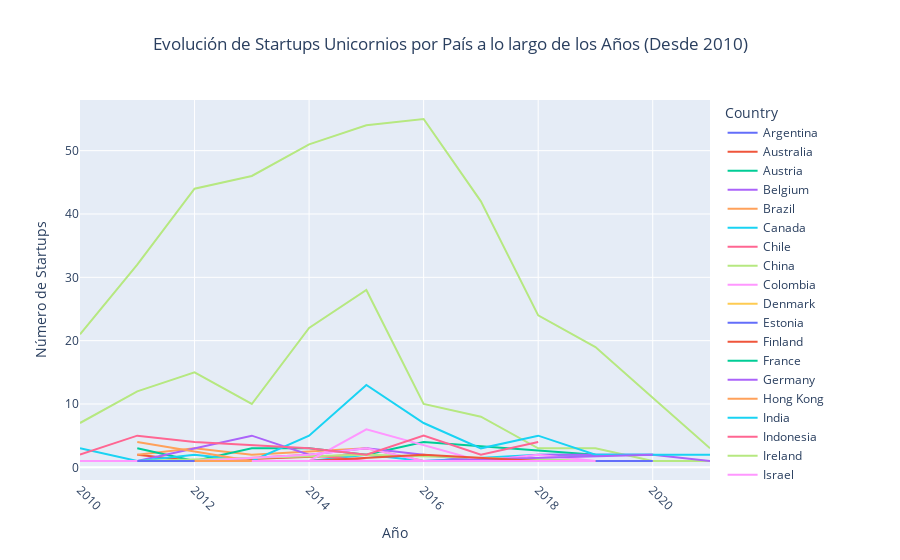

This figure's notebook cell:
### Code cell
# Convierte la columna "Founded Year" a valores numéricos
df_unicorns['Founded Year'] = pd.to_numeric(df_unicorns['Founded Year'], errors='coerce')

# Filtra unicornios creados a partir de 2010
df_unicorns_recent = df_unicorns[df_unicorns['Founded Year'] >= 2010]

# Crea un DataFrame con el recuento de unicornios por país y año
startup_counts = df_unicorns_recent.groupby(['Country', 'Founded Year']).size().reset_index(name='Count')

# Crea un gráfico de líneas
fig = px.line(startup_counts, x='Founded Year', y='Count', color='Country',
              labels={'Founded Year': 'Año', 'Count': 'Número de Startups'},
              title='Evolución de Startups Unicornios por País a lo largo de los Años (Desde 2010)')

# Añade rotación a las etiquetas del eje x
fig.update_xaxes(tickangle=45)
# Centra el título de la gráfica
fig.update_layout(title_text='Evolución de Startups Unicornios por País a lo largo de los Años (Desde 2010)', title_x=0.5)

# Muestra el gráfico
fig.show()

### Figure 1 — Plotly figure (JSON) as saved in the notebook; plotly's stock layout.template omitted (floating-point values rounded to 4 significant figures)
{"data": [{"hovertemplate": "Country=Argentina<br>Año=%{x}<br>Número de Startups=%{y}<extra></extra>", "legendgroup": "Argentina", "line": {"color": "#636efa", "dash": "solid"}, "marker": {"symbol": "circle"}, "mode": "lines", "name": "Argentina", "orientation": "v", "showlegend": true, "type": "scatter", "x": [2017], "xaxis": "x", "y": [1], "yaxis": "y"}, {"hovertemplate": "Country=Australia<br>Año=%{x}<br>Número de Startups=%{y}<extra></extra>", "legendgroup": "Australia", "line": {"color": "#EF553B", "dash": "solid"}, "marker": {"symbol": "circle"}, "mode": "lines", "name": "Australia", "orientation": "v", "showlegend": true, "type": "scatter", "x": [2011, 2012, 2015], "xaxis": "x", "y": [2, 1, 2], "yaxis": "y"}, {"hovertemplate": "Country=Austria<br>Año=%{x}<br>Número de Startups=%{y}<extra></extra>", "legendgroup": "Austria", "line": {"color": "#00cc96", "dash": "solid"}, "marker": {"symbol": "circle"}, "mode": "lines", "name": "Austria", "orientation": "v", "showlegend": true, "type": "scatter", "x": [2014, 2017], "xaxis": "x", "y": [1, 1], "yaxis": "y"}, {"hovertemplate": "Country=Belgium<br>Año=%{x}<br>Número de Startups=%{y}<extra></extra>", "legendgroup": "Belgium", "line": {"color": "#ab63fa", "dash": "solid"}, "marker": {"symbol": "circle"}, "mode": "lines", "name": "Belgium", "orientation": "v", "showlegend": true, "type": "scatter", "x": [2018], "xaxis": "x", "y": [1], "yaxis": "y"}, {"hovertemplate": "Country=Brazil<br>Año=%{x}<br>Número de Startups=%{y}<extra></extra>", "legendgroup": "Brazil", "line": {"color": "#FFA15A", "dash": "solid"}, "marker": {"symbol": "circle"}, "mode": "lines", "name": "Brazil", "orientation": "v", "showlegend": true, "type": "scatter", "x": [2011, 2012, 2013, 2015, 2016, 2018], "xaxis": "x", "y": [2, 3, 2, 3, 1, 1], "yaxis": "y"}, {"hovertemplate": "Country=Canada<br>Año=%{x}<br>Número de Startups=%{y}<extra></extra>", "legendgroup": "Canada", "line": {"color": "#19d3f3", "dash": "solid"}, "marker": {"symbol": "circle"}, "mode": "lines", "name": "Canada", "orientation": "v", "showlegend": true, "type": "scatter", "x": [2010, 2011, 2014, 2015, 2016, 2018, 2020], "xaxis": "x", "y": [1, 1, 1, 2, 1, 2, 2], "yaxis": "y"}, {"hovertemplate": "Country=Chile<br>Año=%{x}<br>Número de Startups=%{y}<extra></extra>", "legendgroup": "Chile", "line": {"color": "#FF6692", "dash": "solid"}, "marker": {"symbol": "circle"}, "mode": "lines", "name": "Chile", "orientation": "v", "showlegend": true, "type": "scatter", "x": [2015, 2018], "xaxis": "x", "y": [1, 1], "yaxis": "y"}, {"hovertemplate": "Country=China<br>Año=%{x}<br>Número de Startups=%{y}<extra></extra>", "legendgroup": "China", "line": {"color": "#B6E880", "dash": "solid"}, "marker": {"symbol": "circle"}, "mode": "lines", "name": "China", "orientation": "v", "showlegend": true, "type": "scatter", "x": [2010, 2011, 2012, 2013, 2014, 2015, 2016, 2017, 2018, 2019, 2020, 2021], "xaxis": "x", "y": [7, 12, 15, 10, 22, 28, 10, 8, 3, 3, 1, 1], "yaxis": "y"}, {"hovertemplate": "Country=Colombia<br>Año=%{x}<br>Número de Startups=%{y}<extra></extra>", "legendgroup": "Colombia", "line": {"color": "#FF97FF", "dash": "solid"}, "marker": {"symbol": "circle"}, "mode": "lines", "name": "Colombia", "orientation": "v", "showlegend": true, "type": "scatter", "x": [2011, 2015], "xaxis": "x", "y": [1, 1], "yaxis": "y"}, {"hovertemplate": "Country=Denmark<br>Año=%{x}<br>Número de Startups=%{y}<extra></extra>", "legendgroup": "Denmark", "line": {"color": "#FECB52", "dash": "solid"}, "marker": {"symbol": "circle"}, "mode": "lines", "name": "Denmark", "orientation": "v", "showlegend": true, "type": "scatter", "x": [2015], "xaxis": "x", "y": [2], "yaxis": "y"}, {"hovertemplate": "Country=Estonia<br>Año=%{x}<br>Número de Startups=%{y}<extra></extra>", "legendgroup": "Estonia", "line": {"color": "#636efa", "dash": "solid"}, "marker": {"symbol": "circle"}, "mode": "lines", "name": "Estonia", "orientation": "v", "showlegend": true, "type": "scatter", "x": [2013, 2014, 2015], "xaxis": "x", "y": [1, 1, 1], "yaxis": "y"}, {"hovertemplate": "Country=Finland<br>Año=%{x}<br>Número de Startups=%{y}<extra></extra>", "legendgroup": "Finland", "line": {"color": "#EF553B", "dash": "solid"}, "marker": {"symbol": "circle"}, "mode": "lines", "name": "Finland", "orientation": "v", "showlegend": true, "type": "scatter", "x": [2016], "xaxis": "x", "y": [2], "yaxis": "y"}, {"hovertemplate": "Country=France<br>Año=%{x}<br>Número de Startups=%{y}<extra></extra>", "legendgroup": "France", "line": {"color": "#00cc96", "dash": "solid"}, "marker": {"symbol": "circle"}, "mode": "lines", "name": "France", "orientation": "v", "showlegend": true, "type": "scatter", "x": [2011, 2012, 2013, 2014, 2015, 2016, 2019], "xaxis": "x", "y": [3, 1, 3, 3, 2, 4, 2], "yaxis": "y"}, {"hovertemplate": "Country=Germany<br>Año=%{x}<br>Número de Startups=%{y}<extra></extra>", "legendgroup": "Germany", "line": {"color": "#ab63fa", "dash": "solid"}, "marker": {"symbol": "circle"}, "mode": "lines", "name": "Germany", "orientation": "v", "showlegend": true, "type": "scatter", "x": [2011, 2013, 2014, 2015, 2016, 2017, 2018, 2020, 2021], "xaxis": "x", "y": [1, 5, 2, 3, 2, 1, 2, 2, 1], "yaxis": "y"}, {"hovertemplate": "Country=Hong Kong<br>Año=%{x}<br>Número de Startups=%{y}<extra></extra>", "legendgroup": "Hong Kong", "line": {"color": "#FFA15A", "dash": "solid"}, "marker": {"symbol": "circle"}, "mode": "lines", "name": "Hong Kong", "orientation": "v", "showlegend": true, "type": "scatter", "x": [2013, 2014, 2015, 2020], "xaxis": "x", "y": [1, 1, 1, 1], "yaxis": "y"}, {"hovertemplate": "Country=India<br>Año=%{x}<br>Número de Startups=%{y}<extra></extra>", "legendgroup": "India", "line": {"color": "#19d3f3", "dash": "solid"}, "marker": {"symbol": "circle"}, "mode": "lines", "name": "India", "orientation": "v", "showlegend": true, "type": "scatter", "x": [2010, 2011, 2012, 2013, 2014, 2015, 2016, 2017, 2018, 2019, 2021], "xaxis": "x", "y": [3, 1, 2, 1, 5, 13, 7, 3, 5, 2, 2], "yaxis": "y"}, {"hovertemplate": "Country=Indonesia<br>Año=%{x}<br>Número de Startups=%{y}<extra></extra>", "legendgroup": "Indonesia", "line": {"color": "#FF6692", "dash": "solid"}, "marker": {"symbol": "circle"}, "mode": "lines", "name": "Indonesia", "orientation": "v", "showlegend": true, "type": "scatter", "x": [2012, 2014, 2015, 2017, 2018], "xaxis": "x", "y": [1, 2, 1, 1, 1], "yaxis": "y"}, {"hovertemplate": "Country=Ireland<br>Año=%{x}<br>Número de Startups=%{y}<extra></extra>", "legendgroup": "Ireland", "line": {"color": "#B6E880", "dash": "solid"}, "marker": {"symbol": "circle"}, "mode": "lines", "name": "Ireland", "orientation": "v", "showlegend": true, "type": "scatter", "x": [2011, 2015, 2019], "xaxis": "x", "y": [1, 2, 1], "yaxis": "y"}, {"hovertemplate": "Country=Israel<br>Año=%{x}<br>Número de Startups=%{y}<extra></extra>", "legendgroup": "Israel", "line": {"color": "#FF97FF", "dash": "solid"}, "marker": {"symbol": "circle"}, "mode": "lines", "name": "Israel", "orientation": "v", "showlegend": true, "type": "scatter", "x": [2010, 2012, 2013, 2014, 2015, 2017, 2018, 2019, 2020], "xaxis": "x", "y": [1, 1, 1, 1, 6, 1, 2, 1, 1], "yaxis": "y"}, {"hovertemplate": "Country=Italy<br>Año=%{x}<br>Número de Startups=%{y}<extra></extra>", "legendgroup": "Italy", "line": {"color": "#FECB52", "dash": "solid"}, "marker": {"symbol": "circle"}, "mode": "lines", "name": "Italy", "orientation": "v", "showlegend": true, "type": "scatter", "x": [2019], "xaxis": "x", "y": [1], "yaxis": "y"}, {"hovertemplate": "Country=Japan<br>Año=%{x}<br>Número de Startups=%{y}<extra></extra>", "legendgroup": "Japan", "line": {"color": "#636efa", "dash": "solid"}, "marker": {"symbol": "circle"}, "mode": "lines", "name": "Japan", "orientation": "v", "showlegend": true, "type": "scatter", "x": [2012, 2013, 2014, 2020], "xaxis": "x", "y": [1, 1, 1, 1], "yaxis": "y"}, {"hovertemplate": "Country=Luxembourg<br>Año=%{x}<br>Número de Startups=%{y}<extra></extra>", "legendgroup": "Luxembourg", "line": {"color": "#EF553B", "dash": "solid"}, "marker": {"symbol": "circle"}, "mode": "lines", "name": "Luxembourg", "orientation": "v", "showlegend": true, "type": "scatter", "x": [2012], "xaxis": "x", "y": [1], "yaxis": "y"}, {"hovertemplate": "Country=Malaysia<br>Año=%{x}<br>Número de Startups=%{y}<extra></extra>", "legendgroup": "Malaysia", "line": {"color": "#00cc96", "dash": "solid"}, "marker": {"symbol": "circle"}, "mode": "lines", "name": "Malaysia", "orientation": "v", "showlegend": true, "type": "scatter", "x": [2015], "xaxis": "x", "y": [1], "yaxis": "y"}, {"hovertemplate": "Country=Mexico<br>Año=%{x}<br>Número de Startups=%{y}<extra></extra>", "legendgroup": "Mexico", "line": {"color": "#ab63fa", "dash": "solid"}, "marker": {"symbol": "circle"}, "mode": "lines", "name": "Mexico", "orientation": "v", "showlegend": true, "type": "scatter", "x": [2012, 2013, 2014, 2016, 2020], "xaxis": "x", "y": [1, 1, 1, 1, 2], "yaxis": "y"}, {"hovertemplate": "Country=Netherlands<br>Año=%{x}<br>Número de Startups=%{y}<extra></extra>", "legendgroup": "Netherlands", "line": {"color": "#FFA15A", "dash": "solid"}, "marker": {"symbol": "circle"}, "mode": "lines", "name": "Netherlands", "orientation": "v", "showlegend": true, "type": "scatter", "x": [2011, 2013], "xaxis": "x", "y": [4, 1], "yaxis": "y"}, {"hovertemplate": "Country=Nigeria<br>Año=%{x}<br>Número de Startups=%{y}<extra></extra>", "legendgroup": "Nigeria", "line": {"color": "#19d3f3", "dash": "solid"}, "marker": {"symbol": "circle"}, "mode": "lines", "name": "Nigeria", "orientation": "v", "showlegend": true, "type": "scatter", "x": [2018], "xaxis": "x", "y": [1], "yaxis": "y"}, {"hovertemplate": "Country=Norway<br>Año=%{x}<br>Número de Startups=%{y}<extra></extra>", "legendgroup": "Norway", "line": {"color": "#FF6692", "dash": "solid"}, "marker": {"symbol": "circle"}, "mode": "lines", "name": "Norway", "orientation": "v", "showlegend": true, "type": "scatter", "x": [2016, 2018], "xaxis": "x", "y": [1, 1], "yaxis": "y"}, {"hovertemplate": "Country=Philippines<br>Año=%{x}<br>Número de Startups=%{y}<extra></extra>", "legendgroup": "Philippines", "line": {"color": "#B6E880", "dash": "solid"}, "marker": {"symbol": "circle"}, "mode": "lines", "name": "Philippines", "orientation": "v", "showlegend": true, "type": "scatter", "x": [2015], "xaxis": "x", "y": [1], "yaxis": "y"}, {"hovertemplate": "Country=Singapore<br>Año=%{x}<br>Número de Startups=%{y}<extra></extra>", "legendgroup": "Singapore", "line": {"color": "#FF97FF", "dash": "solid"}, "marker": {"symbol": "circle"}, "mode": "lines", "name": "Singapore", "orientation": "v", "showlegend": true, "type": "scatter", "x": [2010, 2011, 2012, 2014, 2015, 2016, 2018], "xaxis": "x", "y": [1, 1, 1, 2, 3, 1, 1], "yaxis": "y"}, {"hovertemplate": "Country=South Korea<br>Año=%{x}<br>Número de Startups=%{y}<extra></extra>", "legendgroup": "South Korea", "line": {"color": "#FECB52", "dash": "solid"}, "marker": {"symbol": "circle"}, "mode": "lines", "name": "South Korea", "orientation": "v", "showlegend": true, "type": "scatter", "x": [2012, 2013, 2014], "xaxis": "x", "y": [1, 1, 1], "yaxis": "y"}, {"hovertemplate": "Country=Spain<br>Año=%{x}<br>Número de Startups=%{y}<extra></extra>", "legendgroup": "Spain", "line": {"color": "#636efa", "dash": "solid"}, "marker": {"symbol": "circle"}, "mode": "lines", "name": "Spain", "orientation": "v", "showlegend": true, "type": "scatter", "x": [2011, 2015], "xaxis": "x", "y": [1, 1], "yaxis": "y"}, {"hovertemplate": "Country=Sweden<br>Año=%{x}<br>Número de Startups=%{y}<extra></extra>", "legendgroup": "Sweden", "line": {"color": "#EF553B", "dash": "solid"}, "marker": {"symbol": "circle"}, "mode": "lines", "name": "Sweden", "orientation": "v", "showlegend": true, "type": "scatter", "x": [2014, 2016, 2018], "xaxis": "x", "y": [1, 2, 1], "yaxis": "y"}, {"hovertemplate": "Country=Switzerland<br>Año=%{x}<br>Número de Startups=%{y}<extra></extra>", "legendgroup": "Switzerland", "line": {"color": "#00cc96", "dash": "solid"}, "marker": {"symbol": "circle"}, "mode": "lines", "name": "Switzerland", "orientation": "v", "showlegend": true, "type": "scatter", "x": [2012], "xaxis": "x", "y": [1], "yaxis": "y"}, {"hovertemplate": "Country=Thailand<br>Año=%{x}<br>Número de Startups=%{y}<extra></extra>", "legendgroup": "Thailand", "line": {"color": "#ab63fa", "dash": "solid"}, "marker": {"symbol": "circle"}, "mode": "lines", "name": "Thailand", "orientation": "v", "showlegend": true, "type": "scatter", "x": [2013, 2017], "xaxis": "x", "y": [1, 1], "yaxis": "y"}, {"hovertemplate": "Country=Turkey<br>Año=%{x}<br>Número de Startups=%{y}<extra></extra>", "legendgroup": "Turkey", "line": {"color": "#FFA15A", "dash": "solid"}, "marker": {"symbol": "circle"}, "mode": "lines", "name": "Turkey", "orientation": "v", "showlegend": true, "type": "scatter", "x": [2012, 2015, 2019], "xaxis": "x", "y": [1, 1, 1], "yaxis": "y"}, {"hovertemplate": "Country=United Arab Emirates<br>Año=%{x}<br>Número de Startups=%{y}<extra></extra>", "legendgroup": "United Arab Emirates", "line": {"color": "#19d3f3", "dash": "solid"}, "marker": {"symbol": "circle"}, "mode": "lines", "name": "United Arab Emirates", "orientation": "v", "showlegend": true, "type": "scatter", "x": [2018], "xaxis": "x", "y": [1], "yaxis": "y"}, {"hovertemplate": "Country=United Kingdom<br>Año=%{x}<br>Número de Startups=%{y}<extra></extra>", "legendgroup": "United Kingdom", "line": {"color": "#FF6692", "dash": "solid"}, "marker": {"symbol": "circle"}, "mode": "lines", "name": "United Kingdom", "orientation": "v", "showlegend": true, "type": "scatter", "x": [2010, 2011, 2012, 2014, 2015, 2016, 2017, 2018], "xaxis": "x", "y": [2, 5, 4, 3, 2, 5, 2, 4], "yaxis": "y"}, {"hovertemplate": "Country=United States<br>Año=%{x}<br>Número de Startups=%{y}<extra></extra>", "legendgroup": "United States", "line": {"color": "#B6E880", "dash": "solid"}, "marker": {"symbol": "circle"}, "mode": "lines", "name": "United States", "orientation": "v", "showlegend": true, "type": "scatter", "x": [2010, 2011, 2012, 2013, 2014, 2015, 2016, 2017, 2018, 2019, 2020, 2021], "xaxis": "x", "y": [21, 32, 44, 46, 51, 54, 55, 42, 24, 19, 11, 3], "yaxis": "y"}, {"hovertemplate": "Country=Vietnam<br>Año=%{x}<br>Número de Startups=%{y}<extra></extra>", "legendgroup": "Vietnam", "line": {"color": "#FF97FF", "dash": "solid"}, "marker": {"symbol": "circle"}, "mode": "lines", "name": "Vietnam", "orientation": "v", "showlegend": true, "type": "scatter", "x": [2013, 2019], "xaxis": "x", "y": [1, 1], "yaxis": "y"}], "layout": {"legend": {"title": {"text": "Country"}, "tracegroupgap": 0}, "title": {"text": "Evolución de Startups Unicornios por País a lo largo de los Años (Desde 2010)", "x": 0.5}, "xaxis": {"anchor": "y", "domain": [0, 1], "tickangle": 45, "title": {"text": "Año"}}, "yaxis": {"anchor": "x", "domain": [0, 1], "title": {"text": "Número de Startups"}}}}
